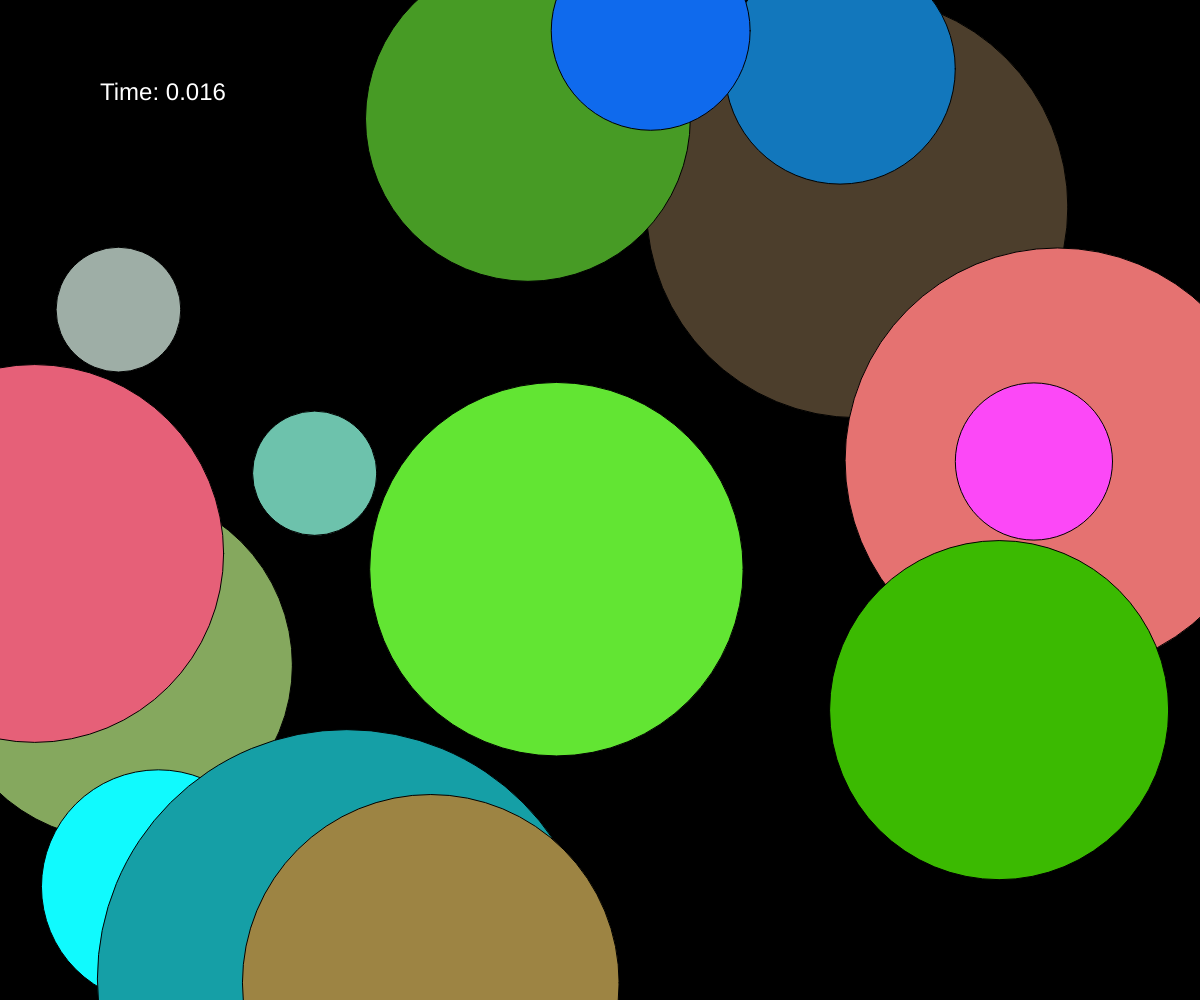
Frame 1 (no input)
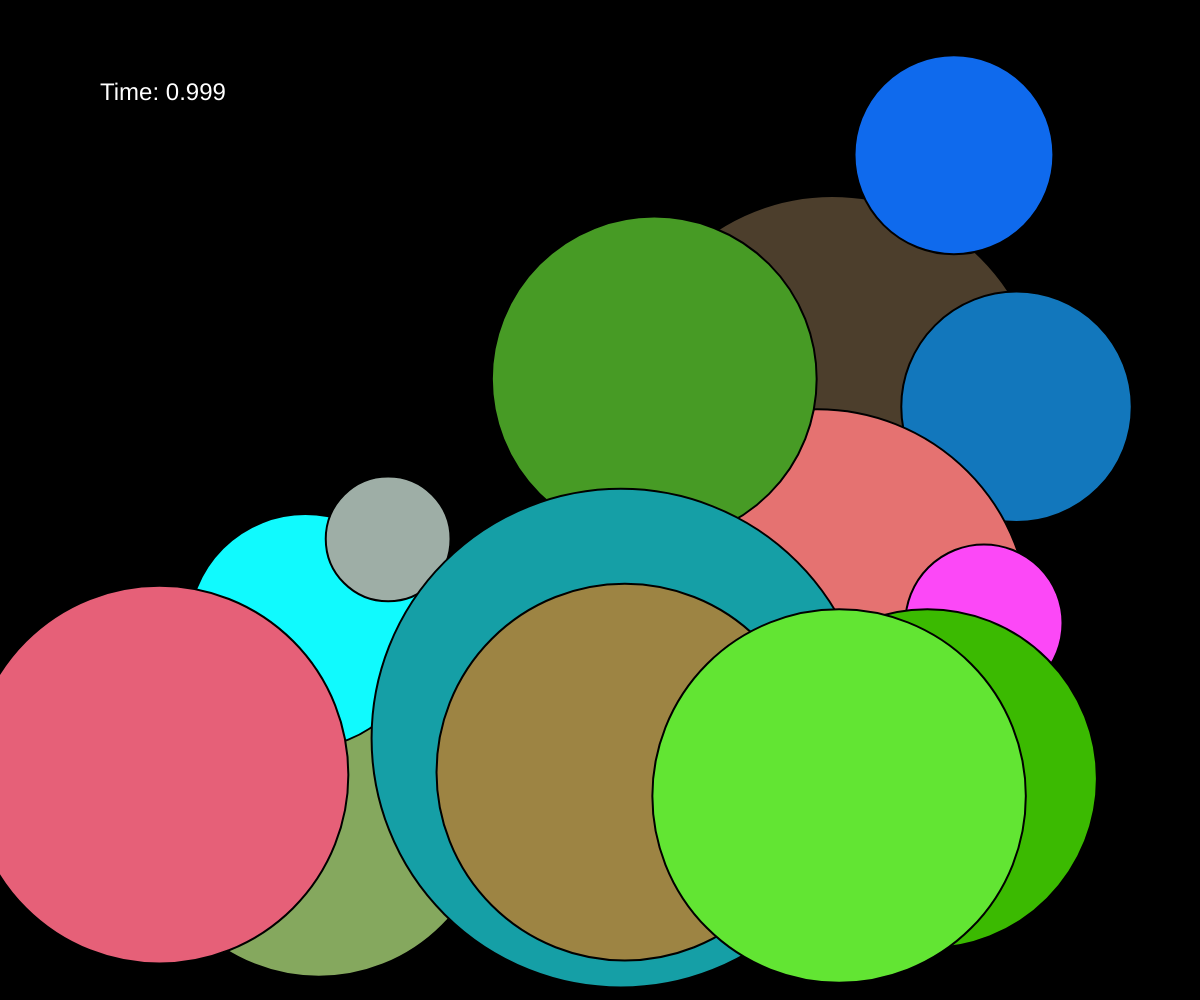
Frame 60 (no input)
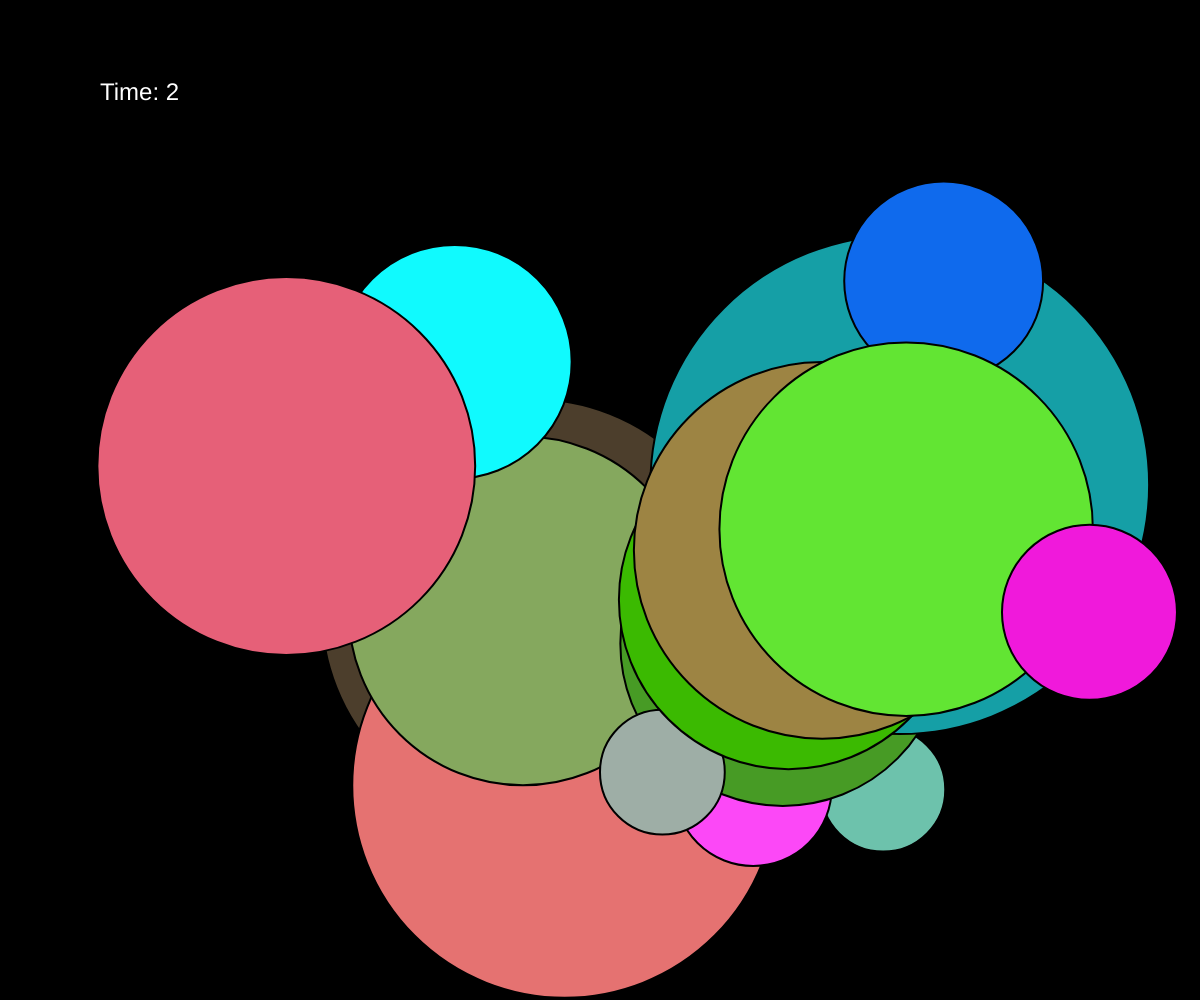
Frame 120 (the mouse pressed at the canvas centre since frame 60)

The p5.js sketch that drew these frames (run headless with seeded random() and noise() and a simulated clock; from frame 60 on, the mouse is pressed at the canvas centre):

// p5.js sketch
// ── sketch.js

var b;
var ballList = [];
var particleList = [];
var time = 0;
let startTime = Date.now()
let deltaTime = 0
let ballTotal = 0
let onMobile = false
let numParticles = 100
function setup()
{
    p5.disableFriendlyErrors = true;
    var cnv = createCanvas(windowWidth, windowHeight);
    if(windowHeight < 500 || windowWidth < 500){
        onMobile = true
        numParticles = 50
    }
    cnv.style('display', 'block')
    background(0)
    for(i = 0; i < 15; i++)
        ballList.push(new Ball())
}

function draw()
{
    time++;
    background("#21dbde")
    background(0)
    ballList.forEach(ball => update(ball));
    particleList.forEach(particle => {
        particle.show()
        particle.move()
    });

    particleList = particleList.filter(particle => particle.lifetime > 0)

    if(ballList.length>0){
        if(time % 100 == 0){
            ballList.push(new Ball())
        }

        deltaTime = Date.now() - startTime 
    }else{
        textSize(32)
        fill('purple')
        stroke(0)
        strokeWeight(2)
        text("Bubbles Popped: " + ballTotal, windowWidth/2-50, windowHeight/2)
    }
    textSize(24)
    fill(255)
    stroke(0)
    strokeWeight(2)
    text("Time: " + truncate(deltaTime/1000), 100, 100)
}

function truncate(time){
    return time
}

function update(b)
{
    b.show()
    b.move()
}

function windowResized()
{
    resizeCanvas(windowWidth, windowHeight); 
}

function mouseClicked(){
    let mousePos = createVector(mouseX, mouseY)
    let ballFound = false;
    let ball;
    ballListSortedById = [...ballList].sort((a, b) => b.id - a.id).reverse()
    for(i = ballListSortedById.length - 1; i >= 0 ; i--){
        ball = ballListSortedById[i];
        ballPos = createVector(ball.x, ball.y)
        if(ballPos.dist(mousePos) <= ball.diameter/2)
        {
            ballFound= true;
            ballIndex = ballList.indexOf(ball)
            break;
        }
    }
    if(ballFound){
        ballList.splice(ballIndex, 1)
        particleEffect(ball)
    }

}

function particleEffect(ball){
    for(i = 0; i < numParticles; i++){
        particleList.push(new Particle(ball.x, ball.y, ball.color, ball.diameter))
    }
}

class Particle{
    constructor(x, y, color, diameter){
        let newX = random(-diameter/2.0, diameter/2.0);
        let newY = random(-diameter/2.0, diameter/2.0);
        let finalPos = createVector(newX, newY).normalize().mult(random(-diameter/2.0, diameter/2.0))
        this.x = x + finalPos.x
        this.y = y + finalPos.y
        this.color = color;
        this.diameter = diameter/20.0;
        this.dir = createVector(this.x, this.y).sub(createVector(x, y)).normalize()
        this.lifetime = 255
        this.speed = 5
        this.speedMod = random(0.95, 0.99)
    }
    move(){
        this.lifetime-=3;
        this.x += this.dir.x * this.speed
        this.y += this.dir.y * this.speed
        this.speed *= this.speedMod
    }
    show(){
        if(this.speed < 0.5)
        {
            this.lifetime = 0
        }
        this.color.setAlpha(this.lifetime)
        let strokeColor = color(0)
        strokeColor.setAlpha(this.lifetime)
        stroke(strokeColor)
        noStroke()
        fill(this.color)
        ellipse(this.x, this.y, this.diameter, this.diameter)
    }
}

class Ball
{

    constructor()
    {
        this.x = random(windowWidth);
        this.y = random(windowHeight);
        this.xspeed = random(2, 6);
        this.yspeed = random(2, 6)
        this.diameter = random(100, 500);
        this.isMovingRight = true
        this.isMovingDown = true
        let r = random(255)
        let g = random(255)
        let b = random(255)
        this.color = color(r,g,b)
        this.id = ballTotal;
        ballTotal++;
    }

    move()
    {
        if(this.isMovingDown)
            this.y+=this.yspeed
        else
            this.y-=this.yspeed

        if(this.isMovingRight)
            this.x+=this.xspeed
        else
            this.x-=this.xspeed


        if(this.x+this.diameter/2>=windowWidth)
            this.isMovingRight = false;
        if(this.x-this.diameter/2<=0)
            this.isMovingRight = true
        
        if(this.y+this.diameter/2>=windowHeight)
            this.isMovingDown=false
        if(this.y-this.diameter/2<=0)
            this.isMovingDown=true
    }

    show()
    {
        stroke(0)
        fill(this.color)
        ellipse(this.x, this.y, this.diameter, this.diameter)
    }
}
